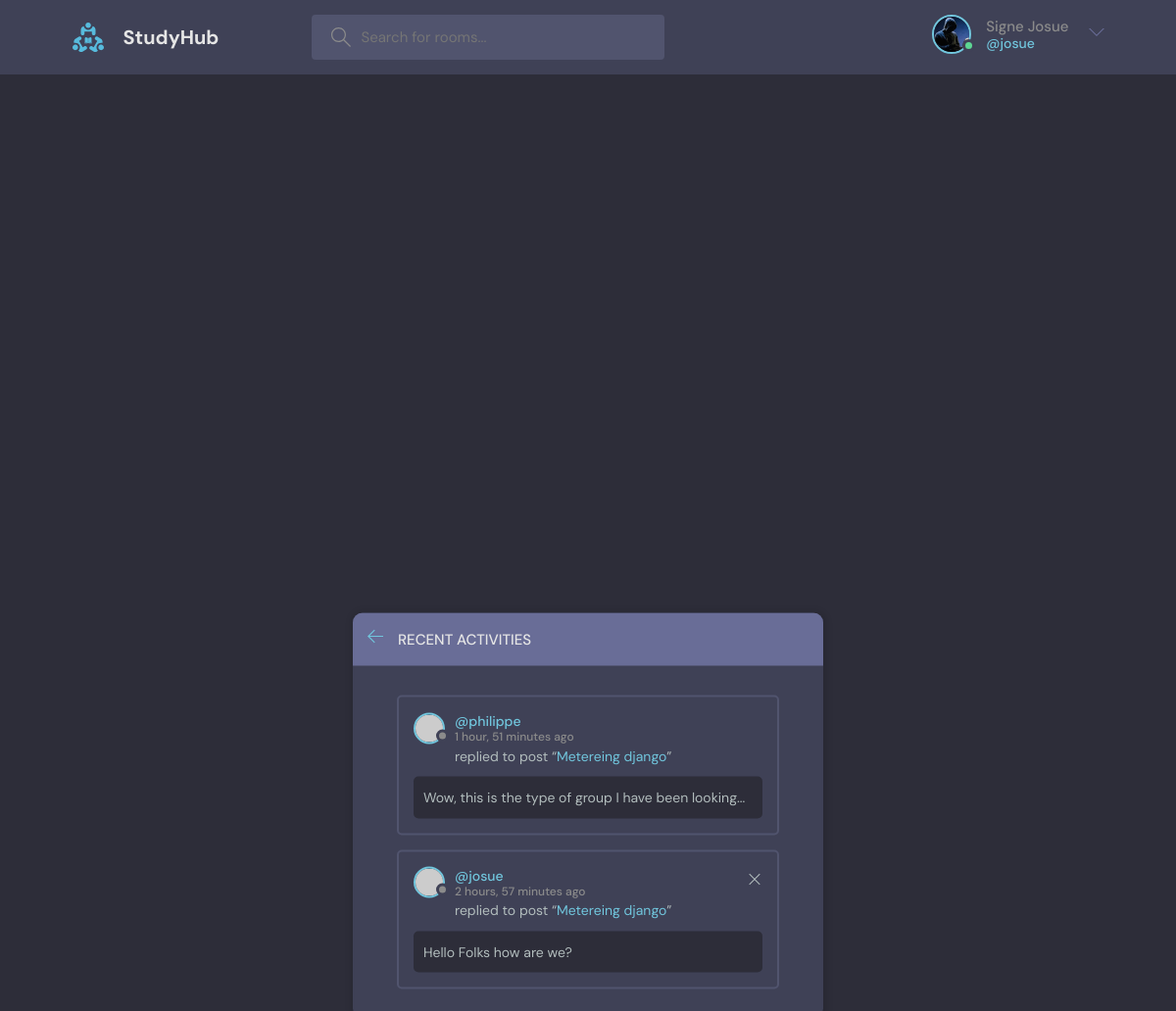
The app's page /activity (signed in) with its own data.
### base/models.py (models this page shows, shortened)
class User(AbstractUser):
    username = models.CharField(max_length=50, unique=True)
    email = models.EmailField(unique=True)
    bio = models.TextField(blank=True, null=True)
    avatar = models.ImageField(default='avatar.svg', null=True)
    USERNAME_FIELD = 'email'
    REQUIRED_FIELDS = ['username']
    def __str__(self):
        return self.username

class Message(models.Model):
    user = models.ForeignKey(User, on_delete=models.CASCADE)
    room = models.ForeignKey(Room, on_delete=models.CASCADE)
    body = models.TextField()
    updated = models.DateTimeField(auto_now=True)
    created = models.DateTimeField(auto_now_add=True)
    class Meta:
        ordering = ["-updated", "-created"]
    def __str__(self):
        if len(self.body) > 50:
            return  self.body[0:50] + '...'
        return self.body

class Room(models.Model):
    host = models.ForeignKey(User, on_delete=models.SET_NULL, null=True)
    topic = models.ForeignKey(Topic, on_delete=models.SET_NULL, null=True)
    name = models.CharField(max_length=200)
    description = models.TextField(null=True, blank=True)
    participants = models.ManyToManyField(User, related_name='participants')
    updated = models.DateTimeField(auto_now=True)
    created = models.DateTimeField(auto_now_add=True)
    class Meta:
        ordering = ["-updated", "-created"]

### base/views.py (the view)
# urls.py: path('activity', activityPage, name="activity"),
def activityPage(request):
    room_messages = Message.objects.all()
    context = {
        "room_messages": room_messages,
    }
    return render(request, 'base/pages/activity.html', context)

### base/templates/base/pages/activity.html
{% include 'main.html' %}
{% block content %}
<main class="layout">
  <div class="container ">
    <div class="layout__box activities-page">
      <div class="layout__boxHeader">
        <div class="layout__boxTitle">
          <a href="{{ request.META.HTTP_REFERER }}">
            <svg
              version="1.1"
              xmlns="http://www.w3.org/2000/svg"
              width="32"
              height="32"
              viewBox="0 0 32 32"
            >
              <title>arrow-left</title>
              <path
                d="M13.723 2.286l-13.723 13.714 13.719 13.714 1.616-1.611-10.96-10.96h27.625v-2.286h-27.625l10.965-10.965-1.616-1.607z"
              ></path>
            </svg>
          </a>
          <h3>Recent Activities</h3>
        </div>
      </div>
      <div class=" layout__body">
        {% for message  in room_messages%}
        <div class="activities__box">
          <div class="activities__boxHeader roomListRoom__header">
            <a href="profile.html" class="roomListRoom__author">
              <div class="avatar avatar--small">
                <img src="https://randomuser.me/api/portraits/women/11.jpg" />
              </div>
              <p>
                @{{ message.user }}
                <span>{{ message.updated|timesince }} ago</span>
              </p>
            </a>
            <div class="roomListRoom__actions">
              {% if request.user == message.user %}
              <a href="{% url 'delete-message' message.id %}">
                <svg
                  version="1.1"
                  xmlns="http://www.w3.org/2000/svg"
                  width="32"
                  height="32"
                  viewBox="0 0 32 32"
                >
                  <title>remove</title>
                  <path
                    d="M27.314 6.019l-1.333-1.333-9.98 9.981-9.981-9.981-1.333 1.333 9.981 9.981-9.981 9.98 1.333 1.333 9.981-9.98 9.98 9.98 1.333-1.333-9.98-9.98 9.98-9.981z"
                  ></path>
                </svg>
              </a>
              {% endif %}
            </div>
          </div>
          <div class="activities__boxContent">
            <p>
              replied to post “<a href="room.html"
                >{{ message.room.name }}</a
              >”
            </p>
            <div class="activities__boxRoomContent">
              {{ message }}
            </div>
          </div>
        </div>
        {% endfor %}
      </div>
    </div>
  </div>
</main>
{% endblock %}

### templates/navbar.html (shortened to what this page needs)
{% load static%}
<header class="header header--loggedIn">
  <div class="container">
    <a href="/" class="header__logo">
      <img src="{% static 'images/logo.svg' %}" />
      <h1>StudyHub</h1>
    </a>
    <form class="header__search" method="GET" action="{% url 'home' %}">
      <label>
        <input type="text" name="q" placeholder="Search for rooms..." />
      </label>
    </form>
    <nav class="header__menu">
      {% if request.user.is_authenticated %}
      <div class="header__user">
        <a href="{% url 'user-profile' request.user.id %}">
          <div class="avatar avatar--medium active">
            <img src="{{ request.user.avatar.url }}" />
          </div>
          <p>
            {% if request.user.get_full_name %}
              {{ request.user.get_full_name }}
            {% else %}
              {{ request.user.username }}
            {% endif %}
            <span>@{{ request.user.username }}</span>
          </p>
        </a>
        <button class="dropdown-button">
          <svg
            version="1.1"
            xmlns="http://www.w3.org/2000/svg"
            width="32"
            height="32"
            viewBox="0 0 32 32"
          >
            <title>chevron-down</title>
            <path d="M16 21l-13-13h-3l16 16 16-16h-3l-13 13z"></path>
          </svg>
        </button>
      </div>
      {% else %}
      <a href="{% url 'login' %}">
        <img src="{% static 'images/avatar.svg' %}" />
        <p>Login</p>
      </a>
      {% endif %}
    </nav>
  </div>
</header>

### records on screen
User: user.avatar (picture), user.get_full_name "Signe Josue", user.username "josue"
Message: user "philippe", updated "1 hour, 51 minutes", room.name "Metereing django", body "Wow, this is the type of group I have been looking..."
Message: user "josue", updated "2 hours, 57 minutes", room.name "Metereing django", body "Hello Folks how are we?"
